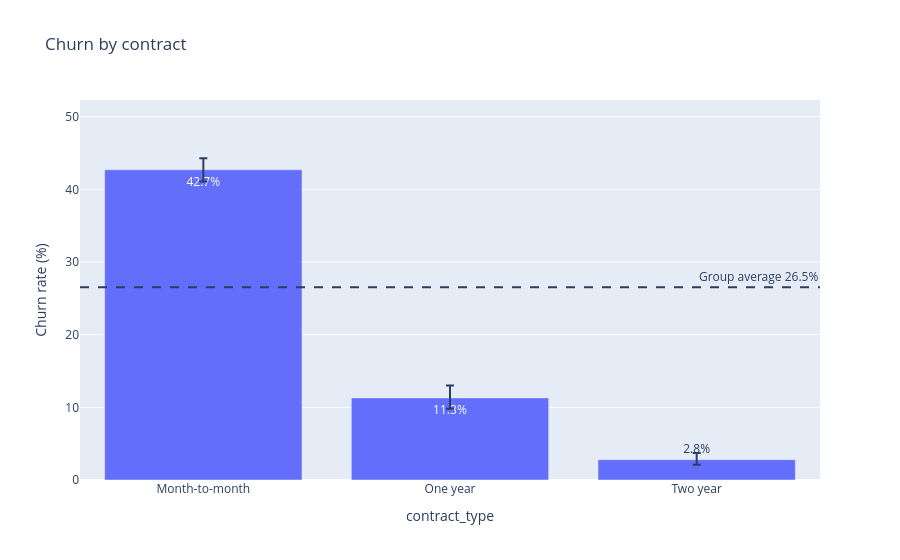

Notebook source saved alongside this figure:
### Code cell
charts.churn_bar(df, "contract_type", "Churn by contract", overall).show()

### Figure 1 — Plotly figure (JSON) as saved in the notebook; plotly's stock layout.template omitted (floating-point values rounded to 4 significant figures)
{"data": [{"customdata": [[3872, 1653], [1471, 166], [1695, 48]], "error_y": {"array": [1.6, 1.7, 0.9], "arrayminus": [1.6, 1.5, 0.7]}, "hovertemplate": "contract_type=%{x}<br>Churn rate (%)=%{text}<br>customers=%{customdata[0]}<br>churned=%{customdata[1]}<extra></extra>", "legendgroup": "", "marker": {"color": "#636efa", "pattern": {"shape": ""}}, "name": "", "orientation": "v", "showlegend": false, "text": [42.7, 11.3, 2.8], "textposition": "auto", "texttemplate": "%{text}%", "type": "bar", "x": ["Month-to-month", "One year", "Two year"], "xaxis": "x", "y": [42.7, 11.3, 2.8], "yaxis": "y"}], "layout": {"annotations": [{"showarrow": false, "text": "Group average 26.5%", "x": 1, "xanchor": "right", "xref": "x domain", "y": 26.53, "yanchor": "bottom", "yref": "y"}], "barmode": "relative", "legend": {"tracegroupgap": 0}, "shapes": [{"line": {"dash": "dash"}, "type": "line", "x0": 0, "x1": 1, "xref": "x domain", "y0": 26.53, "y1": 26.53, "yref": "y"}], "title": {"text": "Churn by contract"}, "xaxis": {"anchor": "y", "domain": [0, 1], "title": {"text": "contract_type"}, "type": "category"}, "yaxis": {"anchor": "x", "domain": [0, 1], "range": [0, 52.3], "title": {"text": "Churn rate (%)"}}}}
